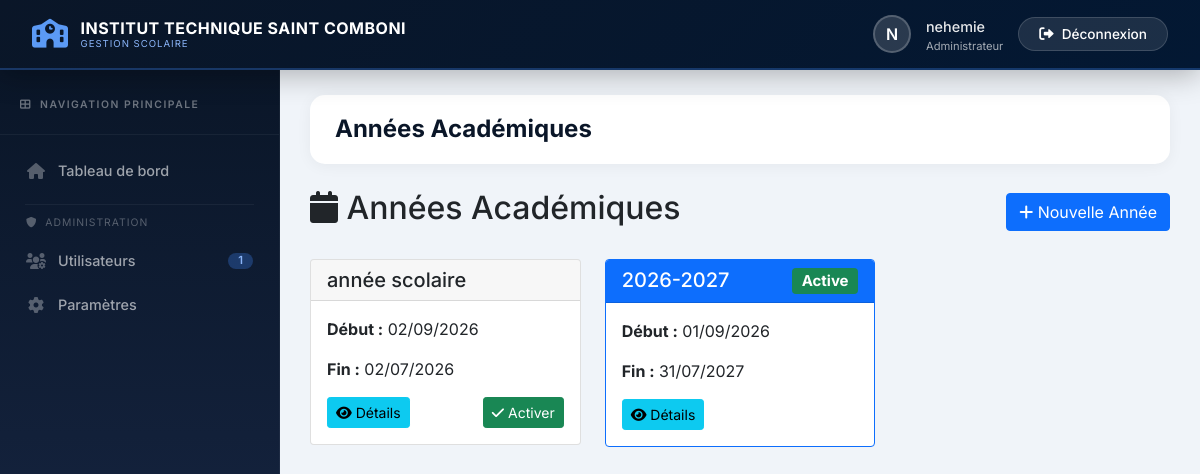
The app's page /gestion/annees.php (signed in) with its own data.
### tables this page shows
CREATE TABLE `annees_academiques` (
  `id` int(11) NOT NULL,
  `libelle` varchar(20) NOT NULL,
  `date_debut` date NOT NULL,
  `date_fin` date NOT NULL,
  `actif` tinyint(1) DEFAULT 0,
  `created_at` timestamp NOT NULL DEFAULT current_timestamp()
);

### controllers/GestionController.php (called while the page is built, shortened)
<?php
require_once __DIR__ . '/../config/database.php';
require_once __DIR__ . '/../models/AnneeAcademique.php';
class GestionController extends Controller {
    private $anneeModel;
    public function __construct() {
        $this->anneeModel = new AnneeAcademique();
    }
     public function annees() {
        $annees = $this->anneeModel->getAll();
        $this->render('gestion/annees', ['annees' => $annees]);
    }
}

### gestion/annees.php (called while the page is built, shortened)
<?php
require_once __DIR__ . '/../controllers/GestionController.php';
$controller = new GestionController();
$controller->annees();

### config/database.php (called while the page is built, shortened)
<?php
class Database {
    private static $instance = null;
    private $conn;
    private function __construct() {
        try {
            $dsn = 'mysql:host='.DB_HOST.';dbname='.DB_NAME.';charset=utf8mb4';
            $this->conn = new PDO($dsn, DB_USER, DB_PASS, [
                PDO::ATTR_ERRMODE => PDO::ERRMODE_EXCEPTION,
                PDO::ATTR_DEFAULT_FETCH_MODE => PDO::FETCH_ASSOC
            ]);
        } catch (PDOException $e) {
            die('Erreur de connexion : ' . $e->getMessage());
        }
    }
    public static function getInstance() {
        if (self::$instance === null) {
            self::$instance = new Database();
        }
        return self::$instance;
    }
    public function getConnection() {
        return $this->conn;
    }
}

### models/Model.php (called while the page is built, shortened)
<?php
require_once __DIR__ . '/../config/database.php';
class Model {
    protected $db;
    protected $table;
    public function __construct() {
        $this->db = Database::getInstance()->getConnection();
    }
    public function findAll($conditions = [], $orderBy = '') {
        $sql = "SELECT * FROM {$this->table}";
        $params = [];
        if ($orderBy) {
            $sql .= " ORDER BY $orderBy";
        }
        $stmt = $this->db->prepare($sql);
        $stmt->execute($params);
        return $stmt->fetchAll();
    }
}

### models/AnneeAcademique.php (called while the page is built, shortened)
<?php
require_once __DIR__ . '/Model.php';
class AnneeAcademique extends Model {
    public function getAll() {
        return $this->findAll([], 'date_debut DESC');
    }
}

### views/gestion/annees.php (the view, shortened to what this page needs)
<div class="d-flex justify-content-between align-items-center mb-4">
    <h2><i class="fas fa-calendar"></i> Années Académiques</h2>
    <a href="<?php echo SITE_URL; ?>/gestion/annee_ajouter.php" class="btn btn-primary">
        <i class="fas fa-plus"></i> Nouvelle Année
    </a>
</div>
<div class="row">
    <?php foreach ($annees as $annee): ?>
    <div class="col-md-4 mb-3">
        <div class="card <?php echo $annee['actif'] ? 'border-primary' : ''; ?>">
            <div class="card-header <?php echo $annee['actif'] ? 'bg-primary text-white' : ''; ?>">
                <h5 class="mb-0">
                    <?php echo $annee['libelle']; ?>
                    <?php if ($annee['actif']): ?>
                        <span class="badge bg-success float-end">Active</span>
                    <?php endif; ?>
                </h5>
            </div>
            <div class="card-body">
                <p><strong>Début :</strong> <?php echo date('d/m/Y', strtotime($annee['date_debut'])); ?></p>
                <p><strong>Fin :</strong> <?php echo date('d/m/Y', strtotime($annee['date_fin'])); ?></p>
                <div class="d-flex justify-content-between">
                    <a href="<?php echo SITE_URL; ?>/gestion/annee_details.php?id=<?php echo $annee['id']; ?>"
                       class="btn btn-sm btn-info">
                        <i class="fas fa-eye"></i> Détails
                    </a>
                    <?php if (!$annee['actif']): ?>
                    <a href="<?php echo SITE_URL; ?>/gestion/annee_activer.php?id=<?php echo $annee['id']; ?>"
                       class="btn btn-sm btn-success"
                       onclick="return confirm('Activer cette année ? Les autres seront désactivées.')">
                        <i class="fas fa-check"></i> Activer
                    </a>
                    <?php endif; ?>
                </div>
            </div>
        </div>
    </div>
    <?php endforeach; ?>
</div>
<?php
require_once __DIR__ . '/../template.php';
?>

### records on screen
annees_academiques: libelle "année scolaire", date_debut "02/09/2026", date_fin "02/07/2026"
annees_academiques: libelle "2026-2027", actif "Active", date_debut "01/09/2026", date_fin "31/07/2027"

### other values on screen
$school "INSTITUT TECHNIQUE SAINT COMBONI"
substr($_SESSION['user_name'] ?? 'U', 0, 1) "N"
$_SESSION['user_name'] "nehemie"
$roleLabels[$_SESSION['user_role']] "Administrateur"
$count "1"
$pageTitle "Années Académiques"
